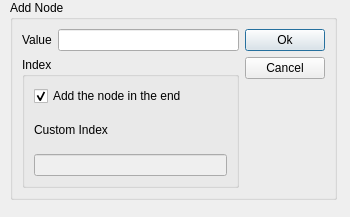
<?xml version="1.0" encoding="UTF-8"?>
<ui version="4.0">
 <class>AddNode</class>
 <widget class="QDialog" name="AddNode">
  <property name="geometry">
   <rect>
    <x>0</x>
    <y>0</y>
    <width>350</width>
    <height>217</height>
   </rect>
  </property>
  <property name="windowTitle">
   <string>Dialog</string>
  </property>
  <widget class="QGroupBox" name="groupBox_2">
   <property name="geometry">
    <rect>
     <x>10</x>
     <y>0</y>
     <width>327</width>
     <height>200</height>
    </rect>
   </property>
   <property name="title">
    <string>Add Node</string>
   </property>
   <layout class="QHBoxLayout" name="horizontalLayout_2">
    <item>
     <layout class="QVBoxLayout" name="verticalLayout">
      <item>
       <layout class="QHBoxLayout" name="horizontalLayout">
        <item>
         <widget class="QLabel" name="label_2">
          <property name="text">
           <string>Value</string>
          </property>
         </widget>
        </item>
        <item>
         <widget class="QLineEdit" name="valueLlineEdit"/>
        </item>
       </layout>
      </item>
      <item>
       <widget class="QGroupBox" name="groupBox">
        <property name="title">
         <string>Index</string>
        </property>
        <layout class="QVBoxLayout" name="verticalLayout_3">
         <item>
          <widget class="QCheckBox" name="addEndCheckBox">
           <property name="text">
            <string>Add the node in the end</string>
           </property>
           <property name="checked">
            <bool>true</bool>
           </property>
          </widget>
         </item>
         <item>
          <widget class="QLabel" name="label">
           <property name="text">
            <string>Custom Index</string>
           </property>
          </widget>
         </item>
         <item>
          <widget class="QLineEdit" name="indexLineEdit">
           <property name="enabled">
            <bool>false</bool>
           </property>
          </widget>
         </item>
        </layout>
       </widget>
      </item>
     </layout>
    </item>
    <item>
     <layout class="QVBoxLayout" name="verticalLayout_4">
      <item>
       <widget class="QPushButton" name="pushButton">
        <property name="text">
         <string>Ok</string>
        </property>
       </widget>
      </item>
      <item>
       <widget class="QPushButton" name="pushButton_2">
        <property name="text">
         <string>Cancel</string>
        </property>
       </widget>
      </item>
      <item>
       <spacer name="verticalSpacer">
        <property name="orientation">
         <enum>Qt::Vertical</enum>
        </property>
        <property name="sizeHint" stdset="0">
         <size>
          <width>20</width>
          <height>40</height>
         </size>
        </property>
       </spacer>
      </item>
     </layout>
    </item>
   </layout>
  </widget>
 </widget>
 <resources/>
 <connections/>
</ui>
